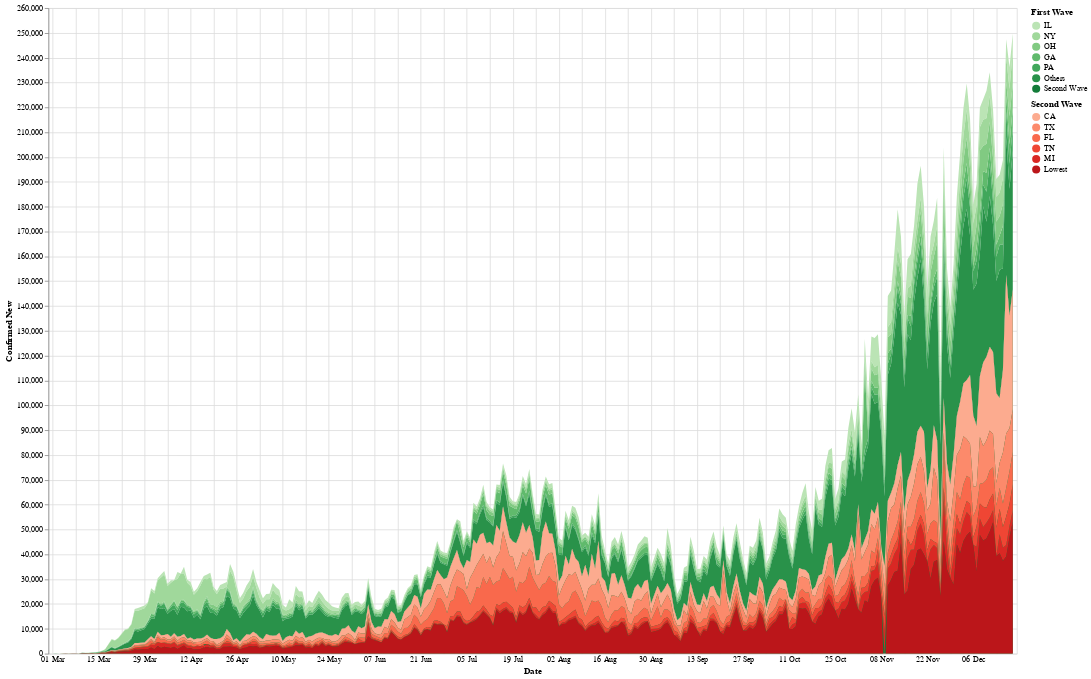

Write notebook code for a chart like this one.
### Code cell
root=state_data('US')
root = root.drop(root[root['Date'] == '03-28-2020'].index)
root = root.drop(root[root['Date'] == '03-22-2020'].index)
root = root.drop(root[root['Date'] == '03-18-2020'].index)
root = root.drop(root[root['Date'] == '08-31-2020'].index)
root = root[root['Date'] >= '03-01-2020']

chart = wave_chart(root, 'State', 'Confirmed_New')
chart.properties(width=1200, height=800).resolve_scale(color='independent').save('wave.html')
chart.interactive()

### Figure 1 — Vega-Lite specification as saved in the notebook (floating-point values rounded to 4 significant figures; data arrays with more than 128 entries replaced by an {"elided": "..."} marker saying what was removed)
{"config": {"view": {"continuousWidth": 400, "continuousHeight": 300}}, "layer": [{"data": {"name": "data-a99bc238d926261f820b570ccd82f4ba"}, "mark": "area", "encoding": {"color": {"type": "nominal", "field": "State", "scale": {"scheme": "greens"}, "sort": ["IL", "NY", "OH", "GA", "PA"], "title": "First Wave"}, "opacity": {"condition": {"value": 1, "selection": "selector001"}, "value": 0.3}, "order": {"type": "quantitative", "field": "sort"}, "tooltip": [{"type": "temporal", "field": "Date"}, {"type": "nominal", "field": "State"}, {"type": "quantitative", "field": "Confirmed_New"}], "x": {"type": "temporal", "axis": {"domain": false, "format": "%d %b", "tickSize": 0}, "field": "Date"}, "y": {"type": "quantitative", "axis": {"title": "Confirmed New"}, "field": "Confirmed_New", "scale": {"domain": [0, 249700.0]}}}, "selection": {"selector001": {"type": "multi", "fields": ["State"], "bind": "legend"}, "selector004": {"type": "interval", "bind": "scales", "encodings": ["x", "y"]}}, "transform": [{"lookup": "State", "as": ["sort"], "from": {"data": {"name": "data-06cda4b3ee6241cac32bb3be99cdf08b"}, "key": "State", "fields": ["Confirmed"]}}]}, {"data": {"name": "data-b1ccabd82647f26931f7b6a592d10f16"}, "mark": "area", "encoding": {"color": {"type": "nominal", "field": "State", "scale": {"scheme": "reds"}, "sort": ["CA", "TX", "FL", "TN", "MI"], "title": "Second Wave"}, "opacity": {"condition": {"value": 1, "selection": "selector002"}, "value": 0.3}, "order": {"type": "quantitative", "field": "sort"}, "tooltip": [{"type": "temporal", "field": "Date"}, {"type": "nominal", "field": "State"}, {"type": "quantitative", "field": "Confirmed_New"}], "x": {"type": "temporal", "axis": {"domain": false, "format": "%d %b", "tickSize": 0}, "field": "Date"}, "y": {"type": "quantitative", "field": "Confirmed_New"}}, "selection": {"selector002": {"type": "multi", "fields": ["State"], "bind": "legend"}}, "transform": [{"lookup": "State", "as": ["sort"], "from": {"data": {"name": "data-da4fc03edbc7ab9d03046ac249f193c0"}, "key": "State", "fields": ["Confirmed"]}}]}, {"data": {"name": "data-3625aeff483ca2cfec636887e5396828"}, "mark": "bar", "encoding": {"color": {"type": "nominal", "field": "Slope", "legend": null, "scale": {"domain": ["Positive", "Negative"], "range": ["white", "black"]}}, "size": {"condition": {"value": 2, "selection": "selector003"}, "value": 0}, "x": {"type": "temporal", "field": "Date"}, "y": {"type": "quantitative", "field": "Confirmed_New", "stack": "zero"}}, "selection": {"selector003": {"type": "single", "fields": ["Date"], "empty": "none", "nearest": true, "on": "mouseover"}}}, {"data": {"name": "data-3625aeff483ca2cfec636887e5396828"}, "mark": {"type": "text", "color": "red", "dx": -15, "dy": 10}, "encoding": {"color": {"type": "nominal", "field": "Slope", "legend": null, "scale": {"domain": ["Positive", "Negative"], "range": ["black", "black"]}}, "size": {"condition": {"value": 12, "selection": "selector003"}, "value": 0}, "text": {"type": "nominal", "field": "label"}, "x": {"type": "temporal", "field": "Date"}, "y": {"type": "quantitative", "field": "Confirmed_New", "stack": "zero"}}, "transform": [{"calculate": "format(datum.Percent, \".0f\") + \"%\"", "as": "label"}]}], "height": 800, "resolve": {"scale": {"color": "independent"}}, "width": 1200, "$schema": "https://vega.github.io/schema/vega-lite/v4.8.1.json", "datasets": {"data-a99bc238d926261f820b570ccd82f4ba": {"elided": "2006 records"}, "data-06cda4b3ee6241cac32bb3be99cdf08b": [{"State": "IL", "Confirmed": 886800.0}, {"State": "NY", "Confirmed": 828200.0}, {"State": "OH", "Confirmed": 605900.0}, {"State": "GA", "Confirmed": 576500.0}, {"State": "PA", "Confirmed": 544100.0}, {"State": "WI", "Confirmed": 486400.0}, {"State": "IN", "Confirmed": 453100.0}, {"State": "NJ", "Confirmed": 423200.0}, {"State": "MN", "Confirmed": 391900.0}, {"State": "MA", "Confirmed": 314900.0}, {"State": "CO", "Confirmed": 304100.0}, {"State": "VA", "Confirmed": 299400.0}, {"State": "LA", "Confirmed": 282400.0}, {"State": "IA", "Confirmed": 264700.0}, {"State": "OK", "Confirmed": 251800.0}, {"State": "MD", "Confirmed": 246600.0}, {"State": "KS", "Confirmed": 203600.0}, {"State": "CT", "Confirmed": 162800.0}, {"State": "NE", "Confirmed": 154700.0}, {"State": "SD", "Confirmed": 93770.0}, {"State": "ND", "Confirmed": 89550.0}, {"State": "RI", "Confirmed": 77810.0}, {"State": "WV", "Confirmed": 69750.0}, {"State": "DE", "Confirmed": 49110.0}, {"State": "WY", "Confirmed": 41360.0}, {"State": "NH", "Confirmed": 34960.0}, {"State": "DC", "Confirmed": 26100.0}, {"State": "ME", "Confirmed": 18340.0}, {"State": "GU", "Confirmed": 7193.0}, {"State": "Cruise Ship", "Confirmed": 152.0}, {"State": "Others", "Confirmed": 1.0}, {"State": "Recovered", "Confirmed": 0.0}, {"State": "Second Wave", "Confirmed": 0.0}], "data-b1ccabd82647f26931f7b6a592d10f16": {"elided": "1720 records"}, "data-da4fc03edbc7ab9d03046ac249f193c0": [{"State": "CA", "Date": "12-18-2020", "Confirmed": 1802000.0, "Deaths": 22370.0, "Recovered": 0.0, "Confirmed_New": 48220.0, "Deaths_New": 276.0, "Recovered_New": 0.0, "Active": 1780000.0, "Slope": "Positive"}, {"State": "TX", "Date": "12-18-2020", "Confirmed": 1569000.0, "Deaths": 25520.0, "Recovered": 0.0, "Confirmed_New": 17280.0, "Deaths_New": 345.0, "Recovered_New": 0.0, "Active": 1544000.0, "Slope": "Positive"}, {"State": "FL", "Date": "12-18-2020", "Confirmed": 1181000.0, "Deaths": 20400.0, "Recovered": 0.0, "Confirmed_New": 13000.0, "Deaths_New": 96.0, "Recovered_New": 0.0, "Active": 1161000.0, "Slope": "Positive"}, {"State": "TN", "Date": "12-18-2020", "Confirmed": 503700.0, "Deaths": 5960.0, "Recovered": 0.0, "Confirmed_New": 10420.0, "Deaths_New": 115.0, "Recovered_New": 0.0, "Active": 497700.0, "Slope": "Positive"}, {"State": "MI", "Date": "12-18-2020", "Confirmed": 491900.0, "Deaths": 11870.0, "Recovered": 0.0, "Confirmed_New": 4519.0, "Deaths_New": 67.0, "Recovered_New": 0.0, "Active": 480000.0, "Slope": "Positive"}, {"State": "NC", "Date": "12-18-2020", "Confirmed": 466100.0, "Deaths": 6125.0, "Recovered": 0.0, "Confirmed_New": 8444.0, "Deaths_New": 60.0, "Recovered_New": 0.0, "Active": 460000.0, "Slope": "Positive"}, {"State": "AZ", "Date": "12-18-2020", "Confirmed": 442700.0, "Deaths": 7819.0, "Recovered": 0.0, "Confirmed_New": 7635.0, "Deaths_New": 142.0, "Recovered_New": 0.0, "Active": 434900.0, "Slope": "Positive"}, {"State": "MO", "Date": "12-18-2020", "Confirmed": 369200.0, "Deaths": 4978.0, "Recovered": 0.0, "Confirmed_New": 3563.0, "Deaths_New": 27.0, "Recovered_New": 0.0, "Active": 364300.0, "Slope": "Positive"}, {"State": "AL", "Date": "12-18-2020", "Confirmed": 315700.0, "Deaths": 4296.0, "Recovered": 0.0, "Confirmed_New": 5348.0, "Deaths_New": 42.0, "Recovered_New": 0.0, "Active": 311400.0, "Slope": "Positive"}, {"State": "SC", "Date": "12-18-2020", "Confirmed": 267100.0, "Deaths": 4872.0, "Recovered": 0.0, "Confirmed_New": 4302.0, "Deaths_New": 29.0, "Recovered_New": 0.0, "Active": 262200.0, "Slope": "Positive"}, {"State": "UT", "Date": "12-18-2020", "Confirmed": 246600.0, "Deaths": 1140.0, "Recovered": 0.0, "Confirmed_New": 2644.0, "Deaths_New": 14.0, "Recovered_New": 0.0, "Active": 245400.0, "Slope": "Positive"}, {"State": "KY", "Date": "12-18-2020", "Confirmed": 237200.0, "Deaths": 2344.0, "Recovered": 0.0, "Confirmed_New": 3169.0, "Deaths_New": 28.0, "Recovered_New": 0.0, "Active": 234800.0, "Slope": "Positive"}, {"State": "WA", "Date": "12-18-2020", "Confirmed": 220300.0, "Deaths": 3104.0, "Recovered": 0.0, "Confirmed_New": 3063.0, "Deaths_New": -13.0, "Recovered_New": 0.0, "Active": 217200.0, "Slope": "Positive"}, {"State": "NV", "Date": "12-18-2020", "Confirmed": 199300.0, "Deaths": 2706.0, "Recovered": 0.0, "Confirmed_New": 2878.0, "Deaths_New": 35.0, "Recovered_New": 0.0, "Active": 196600.0, "Slope": "Positive"}, {"State": "AR", "Date": "12-18-2020", "Confirmed": 197400.0, "Deaths": 3139.0, "Recovered": 0.0, "Confirmed_New": 2878.0, "Deaths_New": 27.0, "Recovered_New": 0.0, "Active": 194300.0, "Slope": "Positive"}, {"State": "MS", "Date": "12-18-2020", "Confirmed": 190400.0, "Deaths": 4354.0, "Recovered": 0.0, "Confirmed_New": 2507.0, "Deaths_New": 34.0, "Recovered_New": 0.0, "Active": 186100.0, "Slope": "Positive"}, {"State": "ID", "Date": "12-18-2020", "Confirmed": 128200.0, "Deaths": 1275.0, "Recovered": 0.0, "Confirmed_New": 1340.0, "Deaths_New": 16.0, "Recovered_New": 0.0, "Active": 126900.0, "Slope": "Positive"}, {"State": "NM", "Date": "12-18-2020", "Confirmed": 127500.0, "Deaths": 2128.0, "Recovered": 0.0, "Confirmed_New": 1455.0, "Deaths_New": 25.0, "Recovered_New": 0.0, "Active": 125400.0, "Slope": "Positive"}, {"State": "OR", "Date": "12-18-2020", "Confirmed": 100300.0, "Deaths": 1304.0, "Recovered": 0.0, "Confirmed_New": 1372.0, "Deaths_New": 21.0, "Recovered_New": 0.0, "Active": 99000.0, "Slope": "Positive"}, {"State": "MT", "Date": "12-18-2020", "Confirmed": 75990.0, "Deaths": 854.0, "Recovered": 0.0, "Confirmed_New": 509.0, "Deaths_New": 5.0, "Recovered_New": 0.0, "Active": 75140.0, "Slope": "Positive"}, {"State": "PR", "Date": "12-18-2020", "Confirmed": 66130.0, "Deaths": 1333.0, "Recovered": 0.0, "Confirmed_New": 1381.0, "Deaths_New": 10.0, "Recovered_New": 0.0, "Active": 64800.0, "Slope": "Positive"}, {"State": "AK", "Date": "12-18-2020", "Confirmed": 43350.0, "Deaths": 183.0, "Recovered": 0.0, "Confirmed_New": 496.0, "Deaths_New": 0.0, "Recovered_New": 0.0, "Active": 43170.0, "Slope": "Positive"}, {"State": "HI", "Date": "12-18-2020", "Confirmed": 20220.0, "Deaths": 281.0, "Recovered": 0.0, "Confirmed_New": 156.0, "Deaths_New": 1.0, "Recovered_New": 0.0, "Active": 19940.0, "Slope": "Positive"}, {"State": "VT", "Date": "12-18-2020", "Confirmed": 6243.0, "Deaths": 107.0, "Recovered": 0.0, "Confirmed_New": 94.0, "Deaths_New": 2.0, "Recovered_New": 0.0, "Active": 6136.0, "Slope": "Positive"}, {"State": "VI", "Date": "12-18-2020", "Confirmed": 1900.0, "Deaths": 23.0, "Recovered": 0.0, "Confirmed_New": 22.0, "Deaths_New": 0.0, "Recovered_New": 0.0, "Active": 1877.0, "Slope": "Positive"}, {"State": "MP", "Date": "12-18-2020", "Confirmed": 115.0, "Deaths": 2.0, "Recovered": 0.0, "Confirmed_New": 0.0, "Deaths_New": 0.0, "Recovered_New": 0.0, "Active": 113.0, "Slope": "Positive"}], "data-3625aeff483ca2cfec636887e5396828": {"elided": "578 records"}}}
